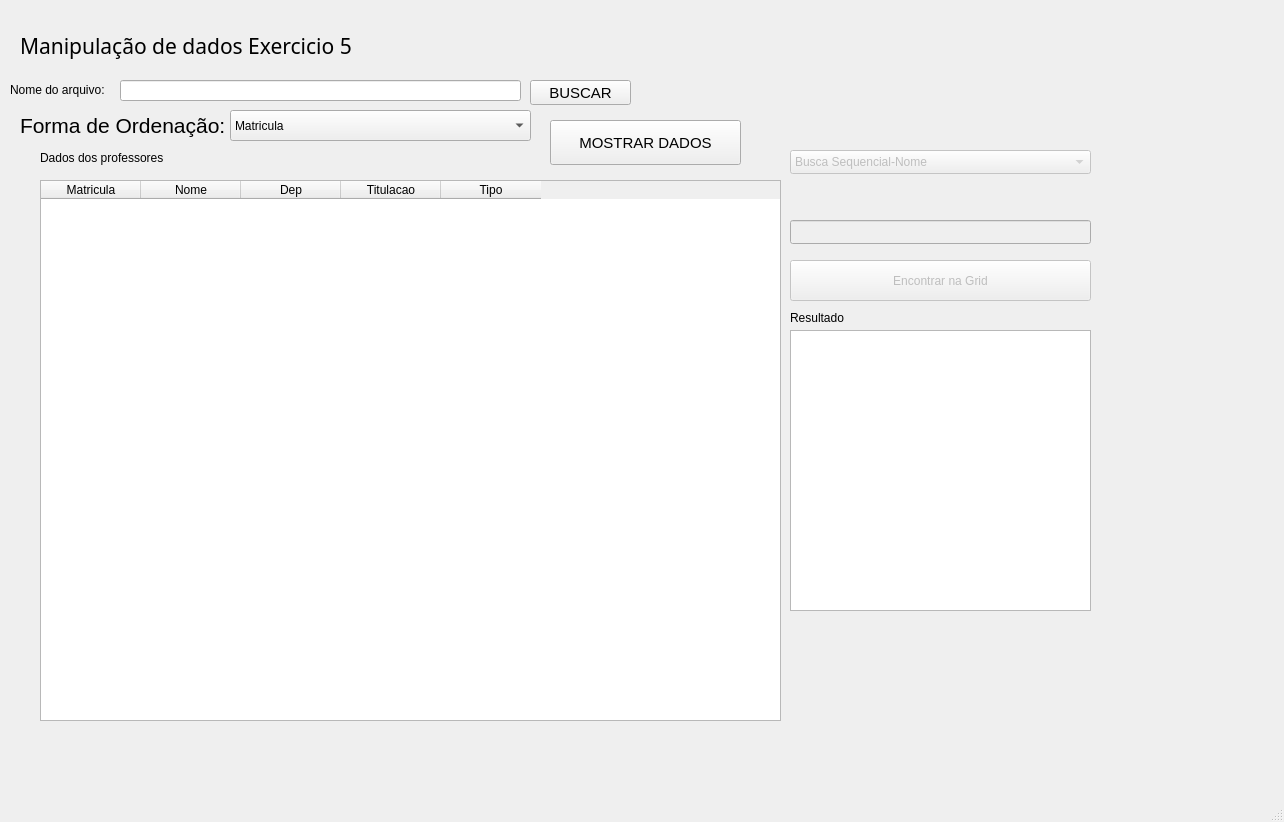
<?xml version="1.0" encoding="UTF-8"?>
<ui version="4.0">
 <class>MainWindow</class>
 <widget class="QMainWindow" name="MainWindow">
  <property name="geometry">
   <rect>
    <x>0</x>
    <y>0</y>
    <width>1284</width>
    <height>822</height>
   </rect>
  </property>
  <property name="windowTitle">
   <string>MainWindow</string>
  </property>
  <widget class="QWidget" name="centralwidget">
   <widget class="QLabel" name="label_5">
    <property name="geometry">
     <rect>
      <x>840</x>
      <y>30</y>
      <width>111</width>
      <height>121</height>
     </rect>
    </property>
    <property name="text">
     <string/>
    </property>
    <property name="pixmap">
     <pixmap>../../../../3 SEMESTRE/ED 1 (3 SEMESTRE)/Downloads/WhatsApp Image 2023-09-23 at 17.26.09.jpeg</pixmap>
    </property>
    <property name="scaledContents">
     <bool>true</bool>
    </property>
   </widget>
   <widget class="QLabel" name="label">
    <property name="geometry">
     <rect>
      <x>20</x>
      <y>0</y>
      <width>671</width>
      <height>91</height>
     </rect>
    </property>
    <property name="font">
     <font>
      <family>Sitka Banner</family>
      <pointsize>16</pointsize>
     </font>
    </property>
    <property name="text">
     <string>Manipulação de dados Exercicio 5</string>
    </property>
   </widget>
   <widget class="QPushButton" name="pushButtonMostrarDados">
    <property name="geometry">
     <rect>
      <x>550</x>
      <y>120</y>
      <width>191</width>
      <height>45</height>
     </rect>
    </property>
    <property name="font">
     <font>
      <family>Arial</family>
      <pointsize>11</pointsize>
      <underline>false</underline>
     </font>
    </property>
    <property name="text">
     <string>MOSTRAR DADOS</string>
    </property>
    <property name="icon">
     <iconset>
      <normaloff>../../../../3 SEMESTRE/ED 1 (3 SEMESTRE)/Downloads/inserir.png</normaloff>../../../../3 SEMESTRE/ED 1 (3 SEMESTRE)/Downloads/inserir.png</iconset>
    </property>
    <property name="iconSize">
     <size>
      <width>30</width>
      <height>30</height>
     </size>
    </property>
   </widget>
   <widget class="QLineEdit" name="lineEdit_BS">
    <property name="enabled">
     <bool>false</bool>
    </property>
    <property name="geometry">
     <rect>
      <x>790</x>
      <y>220</y>
      <width>301</width>
      <height>24</height>
     </rect>
    </property>
    <property name="inputMask">
     <string notr="true"/>
    </property>
   </widget>
   <widget class="QPushButton" name="pushButton_EncontrarBS">
    <property name="enabled">
     <bool>false</bool>
    </property>
    <property name="geometry">
     <rect>
      <x>790</x>
      <y>260</y>
      <width>301</width>
      <height>41</height>
     </rect>
    </property>
    <property name="text">
     <string>Encontrar na Grid</string>
    </property>
   </widget>
   <widget class="QTextEdit" name="textEdit_ResulBS">
    <property name="geometry">
     <rect>
      <x>790</x>
      <y>330</y>
      <width>301</width>
      <height>281</height>
     </rect>
    </property>
    <property name="readOnly">
     <bool>true</bool>
    </property>
   </widget>
   <widget class="QLabel" name="label_4">
    <property name="geometry">
     <rect>
      <x>40</x>
      <y>150</y>
      <width>131</width>
      <height>16</height>
     </rect>
    </property>
    <property name="text">
     <string>Dados dos professores</string>
    </property>
   </widget>
   <widget class="QLabel" name="label_3">
    <property name="geometry">
     <rect>
      <x>20</x>
      <y>110</y>
      <width>211</width>
      <height>31</height>
     </rect>
    </property>
    <property name="font">
     <font>
      <family>Arial</family>
      <pointsize>16</pointsize>
     </font>
    </property>
    <property name="text">
     <string>Forma de Ordenação: </string>
    </property>
   </widget>
   <widget class="QComboBox" name="comboBox">
    <property name="geometry">
     <rect>
      <x>230</x>
      <y>110</y>
      <width>301</width>
      <height>31</height>
     </rect>
    </property>
    <item>
     <property name="text">
      <string>Matricula</string>
     </property>
    </item>
    <item>
     <property name="text">
      <string>Nome</string>
     </property>
    </item>
    <item>
     <property name="text">
      <string>Departamento-Nome</string>
     </property>
    </item>
    <item>
     <property name="text">
      <string>Titulacao-Nome</string>
     </property>
    </item>
    <item>
     <property name="text">
      <string>Tipo de contrato-Nome</string>
     </property>
    </item>
    <item>
     <property name="text">
      <string>Departamento-Titulacao-Nome</string>
     </property>
    </item>
    <item>
     <property name="text">
      <string>Departamento-Tipo de contrato-Nome</string>
     </property>
    </item>
   </widget>
   <widget class="QPushButton" name="pushButtonBuscarNomeArquivo">
    <property name="geometry">
     <rect>
      <x>530</x>
      <y>80</y>
      <width>101</width>
      <height>25</height>
     </rect>
    </property>
    <property name="font">
     <font>
      <family>Arial</family>
      <pointsize>11</pointsize>
      <bold>false</bold>
     </font>
    </property>
    <property name="text">
     <string>BUSCAR</string>
    </property>
    <property name="icon">
     <iconset>
      <normaloff>../../../../3 SEMESTRE/ED 1 (3 SEMESTRE)/Downloads/pesquisa.png</normaloff>../../../../3 SEMESTRE/ED 1 (3 SEMESTRE)/Downloads/pesquisa.png</iconset>
    </property>
    <property name="checkable">
     <bool>false</bool>
    </property>
   </widget>
   <widget class="QComboBox" name="comboBox_BS">
    <property name="enabled">
     <bool>false</bool>
    </property>
    <property name="geometry">
     <rect>
      <x>790</x>
      <y>150</y>
      <width>301</width>
      <height>24</height>
     </rect>
    </property>
    <item>
     <property name="text">
      <string>Busca Sequencial-Nome</string>
     </property>
    </item>
    <item>
     <property name="text">
      <string>Busca Sequencial-Matricula</string>
     </property>
    </item>
    <item>
     <property name="text">
      <string>Busca Binaria-Nome</string>
     </property>
    </item>
    <item>
     <property name="text">
      <string>Busca Binaria-Matricula</string>
     </property>
    </item>
   </widget>
   <widget class="QLabel" name="label_6">
    <property name="geometry">
     <rect>
      <x>790</x>
      <y>310</y>
      <width>61</width>
      <height>16</height>
     </rect>
    </property>
    <property name="text">
     <string>Resultado</string>
    </property>
   </widget>
   <widget class="QLineEdit" name="lineEditNomeDoArquivo">
    <property name="geometry">
     <rect>
      <x>120</x>
      <y>80</y>
      <width>401</width>
      <height>21</height>
     </rect>
    </property>
    <property name="font">
     <font>
      <family>Comic Sans MS</family>
      <pointsize>11</pointsize>
      <bold>false</bold>
     </font>
    </property>
   </widget>
   <widget class="QLabel" name="label_2">
    <property name="geometry">
     <rect>
      <x>10</x>
      <y>80</y>
      <width>101</width>
      <height>20</height>
     </rect>
    </property>
    <property name="text">
     <string>Nome do arquivo:</string>
    </property>
   </widget>
   <widget class="QTableWidget" name="tableWidget">
    <property name="geometry">
     <rect>
      <x>40</x>
      <y>180</y>
      <width>741</width>
      <height>541</height>
     </rect>
    </property>
    <column>
     <property name="text">
      <string>Matricula</string>
     </property>
    </column>
    <column>
     <property name="text">
      <string>Nome</string>
     </property>
    </column>
    <column>
     <property name="text">
      <string>Dep</string>
     </property>
    </column>
    <column>
     <property name="text">
      <string>Titulacao</string>
     </property>
    </column>
    <column>
     <property name="text">
      <string>Tipo</string>
     </property>
    </column>
   </widget>
   <widget class="QLabel" name="label_7">
    <property name="geometry">
     <rect>
      <x>790</x>
      <y>200</y>
      <width>301</width>
      <height>16</height>
     </rect>
    </property>
    <property name="text">
     <string/>
    </property>
   </widget>
  </widget>
  <widget class="QMenuBar" name="menubar">
   <property name="geometry">
    <rect>
     <x>0</x>
     <y>0</y>
     <width>1284</width>
     <height>21</height>
    </rect>
   </property>
  </widget>
  <widget class="QStatusBar" name="statusbar"/>
 </widget>
 <resources/>
 <connections/>
</ui>
